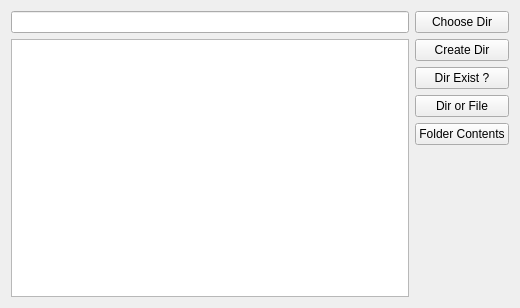
<?xml version="1.0" encoding="UTF-8"?>
<ui version="4.0">
 <class>Widget</class>
 <widget class="QWidget" name="Widget">
  <property name="geometry">
   <rect>
    <x>0</x>
    <y>0</y>
    <width>520</width>
    <height>308</height>
   </rect>
  </property>
  <property name="windowTitle">
   <string>Widget</string>
  </property>
  <layout class="QHBoxLayout" name="horizontalLayout">
   <item>
    <layout class="QVBoxLayout" name="verticalLayout">
     <item>
      <widget class="QLineEdit" name="lineEdit">
       <property name="enabled">
        <bool>true</bool>
       </property>
      </widget>
     </item>
     <item>
      <widget class="QListWidget" name="listWidget"/>
     </item>
    </layout>
   </item>
   <item>
    <layout class="QVBoxLayout" name="verticalLayout_2">
     <item>
      <widget class="QPushButton" name="chooseDirBtn">
       <property name="text">
        <string>Choose Dir</string>
       </property>
      </widget>
     </item>
     <item>
      <widget class="QPushButton" name="createDirBtn">
       <property name="text">
        <string>Create Dir</string>
       </property>
      </widget>
     </item>
     <item>
      <widget class="QPushButton" name="dirExistBtn">
       <property name="text">
        <string>Dir Exist ?</string>
       </property>
      </widget>
     </item>
     <item>
      <widget class="QPushButton" name="dirOrFileBtn">
       <property name="text">
        <string>Dir or File</string>
       </property>
      </widget>
     </item>
     <item>
      <widget class="QPushButton" name="folderContentsBtn">
       <property name="text">
        <string>Folder Contents</string>
       </property>
      </widget>
     </item>
     <item>
      <spacer name="verticalSpacer">
       <property name="orientation">
        <enum>Qt::Vertical</enum>
       </property>
       <property name="sizeHint" stdset="0">
        <size>
         <width>20</width>
         <height>40</height>
        </size>
       </property>
      </spacer>
     </item>
    </layout>
   </item>
  </layout>
 </widget>
 <resources/>
 <connections/>
</ui>
